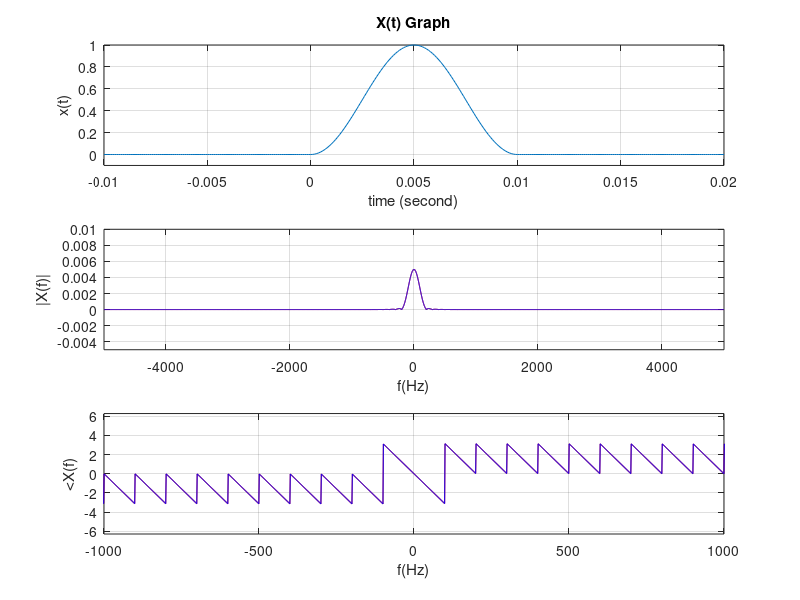
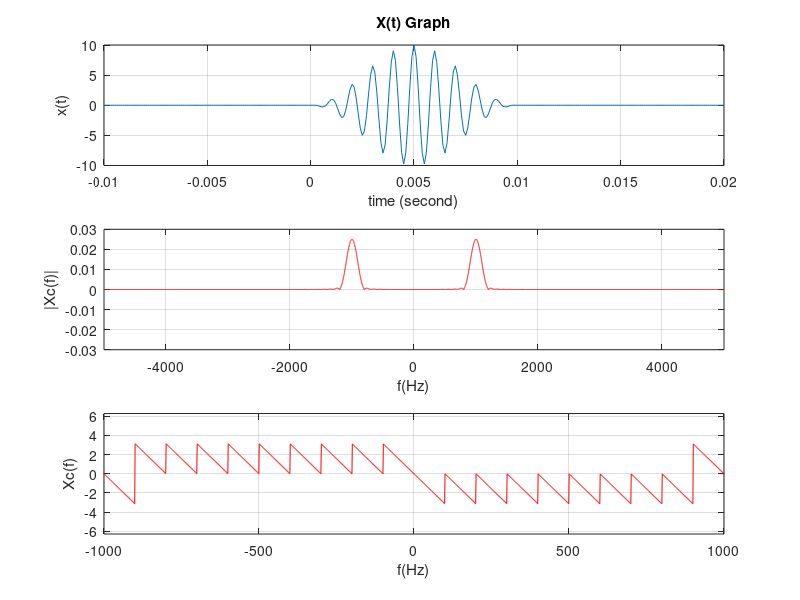

MATLAB code for these plots, in order:
%========================================================================%
%                           IN THE NAME OF GOD                           %
%                           PROJECT OF  MATLAB                           %
%                         BY: MOHAMMAD JAVAD ADEL                        %
%                               9621010042                               %
%                             DATE: 98/10/14                             %
%========================================================================%
clc      % Clear Command Window
clear      % Remove items from workspace, freeing up system memory
close all  % closes all figures
%========================================================================%
%difine time signal x(t):
Fq=10000;                       %sampling frequency
T=0.01;
t=-T:1/Fq:2*T ;                 % time variable
X_t=0.5*(1-cos((2*pi*t)/T)) ;
Pulse=rectpuls(t-T/2,T);
X_t=X_t.*Pulse;
%========================================================================%
%plot time signal x(t):
figure;
subplot(3,3,[1,2,3]);
plot(t,X_t);
grid on ;
xlim([-T,2*T]);
ylim([-0.1,1]);
xlabel('time (second)')
ylabel('x(t)')
title('X(t) Graph')
%========================================================================%
%fourier transform of x(t)=X(f):
n=2^(floor(log2(length(X_t))+5)); 
X_f=fft(X_t,n);
f=-Fq/2:Fq/n:+Fq/2-Fq/n;
X_f=((1/Fq)*fftshift(X_f)).*exp(-1j*2*pi*(-T)*f);
%========================================================================%
%plot Domain and phase of X(f):
subplot(3,3,[4,5,6]);
plot(f,abs(X_f),'r');
grid on;
xlim([-Fq/2,Fq/2]);
ylim([-T/2,T]);
xlabel('f(Hz)');
ylabel('|X(f)|');
hold on;
subplot(3,3,[7,8,9]);
plot(f,angle(X_f),'r');
grid on;
xlim([-1000,1000]);
ylim([-2*pi,2*pi]);
xlabel('f(Hz)');
ylabel('<X(f)');
hold on;
%========================================================================%
%plot Equivalent of X(f):
X_ff=(0.5*T*(sinc(f*T)./(1-(f.^2)*(T.^2)))).*exp(-1j*pi*f*T);
subplot(3,3,[4,5,6]);
plot(f,abs(X_ff),'b');
grid on;
xlim([-Fq/2,Fq/2]);
ylim([-T/2,T]);
xlabel('f(Hz)');
ylabel('|X(f)|');
subplot(3,3,[7,8,9]);
plot(f,angle(X_ff),'b');
grid on;
xlim([-1000,1000]);
ylim([-2*pi,2*pi]);
xlabel('f(Hz)');
ylabel('<X(f)');
%========================================================================%
%difine Xc(t) for DSB Modolation:
fc=1000;
Ac=10;
Xc_t=Ac*X_t.*cos(2*pi*fc*t);
figure;
subplot(3,3,[1,2,3]);
plot(t,Xc_t);
grid on ;
xlim([-T,2*T]);
ylim([-10,10]);
xlabel('time (second)');
ylabel('x(t)');
title('X(t) Graph');
%========================================================================%
%fourier transform of DCB Modolation:
n=2^(floor(log2(length(Xc_t))+5));
f=-Fq/2:Fq/n:+Fq/2-Fq/n;
Xc_f=fft(Xc_t,n);
Xc_f=(1/Fq)*fftshift(Xc_f).*exp(-1j*2*pi*(-T)*f);
%========================================================================%
%plot Xc(f):
subplot(3,3,[4,5,6]);
plot(f,abs(Xc_f),'r');
grid on;
xlim([-Fq/2,Fq/2]);
ylim([-0.03,0.03]);
xlabel('f(Hz)');
ylabel('|Xc(f)|');
subplot(3,3,[7,8,9]);
plot(f,angle(Xc_f),'r');
grid on;
xlim([-1000,1000]);
ylim([-2*pi,2*pi]);
xlabel('f(Hz)');
ylabel('Xc(f)');
%========================================================================%
%                                 END                                    %